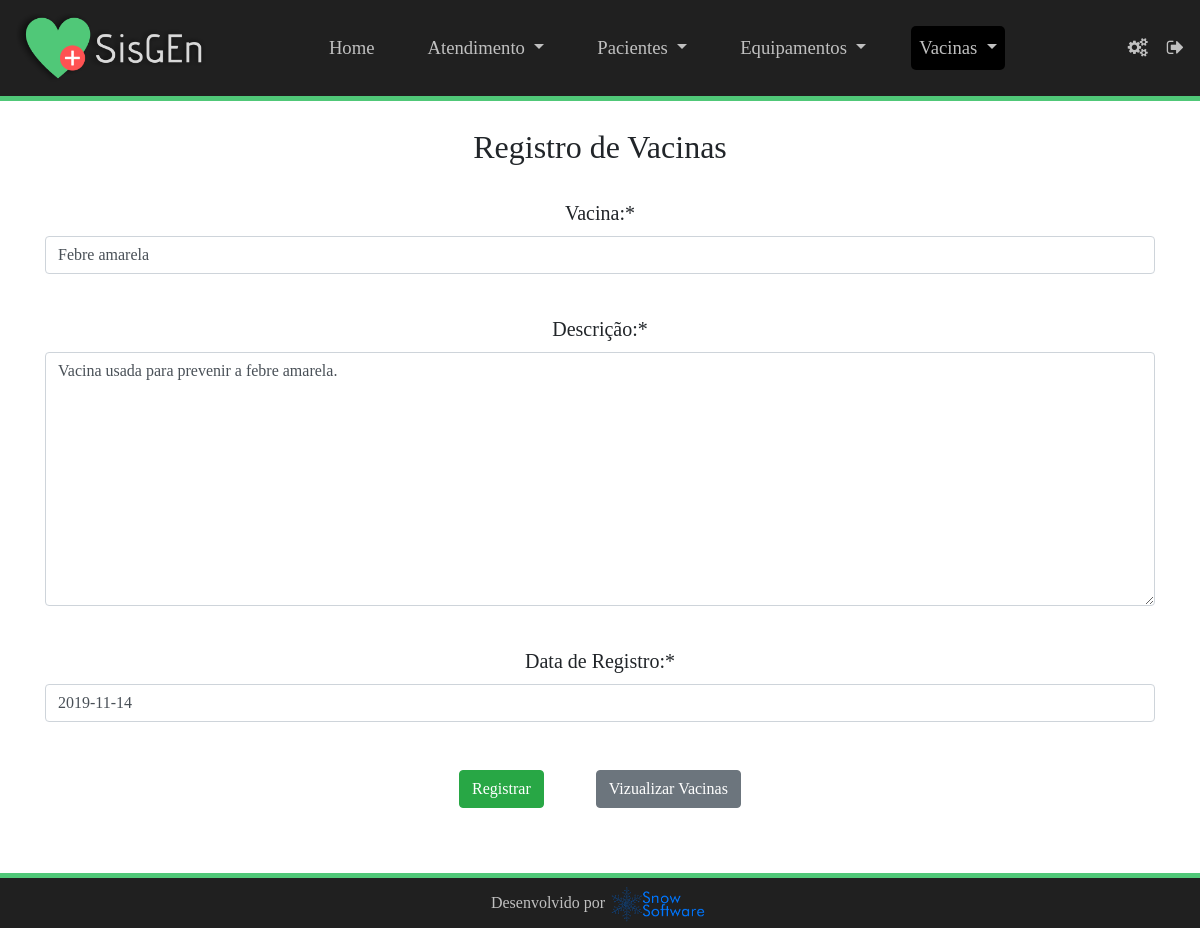
/editar-vacina/7 (signed in), run on the app's committed database.
### sisgen/models.py (models this page shows, shortened)
class Vacina(models.Model):
    tipoVacina = models.CharField(max_length=20, verbose_name='Vacina:')
    descricaoVacina = models.TextField(verbose_name='Descrição:')
    criacaoVacina = models.DateField(default=datetime.now, verbose_name='Data de Registro:')

### sisgen/views.py (the view)
# urls.py: path('editar-vacina/<int:pk>', views.VacinaUpdate.as_view(), name='vacina_edit'),
class VacinaUpdate(UpdateView):
    model = Vacina
    fields = ['tipoVacina', 'descricaoVacina', 'criacaoVacina']
    success_url = reverse_lazy('vacina_list')

### sisgen/templates/sisgen/vacina_form.html (shortened to what this page needs)
<!DOCTYPE html>
<html lang="pt-br">
{% load static %}
{% load crispy_forms_tags %}
	<head>
		<link rel="stylesheet" href="https://stackpath.bootstrapcdn.com/font-awesome/4.7.0/css/font-awesome.min.css">
		<link rel="stylesheet" href="https://stackpath.bootstrapcdn.com/bootstrap/4.3.1/css/bootstrap.min.css">
		<link rel="stylesheet" type="text/css" href="{% static 'sisgen/css/estilo.css' %}">
		<link rel="stylesheet" type="text/css" href="{% static 'sisgen/css/estilo_registros1.css' %}">
	</head>
	<body>
		{% if user.is_authenticated %}
			<nav class="navbar navbar-expand-lg sticky-top" id="divmenu">
			  <a class="navbar-brand" href="#" id="logo"><img src="{% static 'sisgen/img/logosisgen.png' %}"/></a>
			  <div class="collapse navbar-collapse" id="collapsibleNavbar">
			    <ul class="navbar-nav" id="menu" style="margin: auto!important">
			      <li class="nav-item px-3">
			        <a class="nav-link" href="{% url "index"%}">Home</a>
			      </li>
			      <li class="nav-item dropdown px-3">
			        <a class="nav-link dropdown-toggle" href="atendimento1.html" id="navbarDropdown" role="button" data-toggle="dropdown" aria-haspopup="true" aria-expanded="false">
			          Atendimento
			        </a>
			      </li>
			      <li class="nav-item dropdown px-3">
			        <a class="nav-link dropdown-toggle" href="paciente1.html" id="navbarDropdown" role="button" data-toggle="dropdown" aria-haspopup="true" aria-expanded="false">
			          Pacientes
			        </a>
			      </li>
			      <li class="nav-item dropdown px-3">
			        <a class="nav-link dropdown-toggle" href="equipamento1.html" id="navbarDropdown" role="button" data-toggle="dropdown" aria-haspopup="true" aria-expanded="false">
			          Equipamentos
			        </a>
			      </li>
			      <li class="nav-item dropdown px-3">
			        <a class="nav-link dropdown-toggle active" href="vacina1.html" id="navbarDropdown" role="button" data-toggle="dropdown" aria-haspopup="true" aria-expanded="false">
			          Vacinas
			        </a>
			      </li>
			    </ul>
			    <a href="{% url 'alterar-senha'%}" id="login" data-toggle="tooltip" data-placement="bottom" title="Alterar Senha"><span class="fa fa-cogs mx-1"></span></a>
			    <a href="{% url 'logout'%}" id="login" data-toggle="tooltip" data-placement="bottom" title="Logout"><span class="fa fa-sign-out mx-1w"></span></a>
			  </div>
			</nav>
			<div style="width: 100%; height: 5px; background-color: #50c878; position: fixed; z-index: 1;"></div>
			<div class="container text-center mt-2 mb-5"><br/>
			  <h2>Registro de Vacinas</h2><br/>
			  <form method="post" action="">
					<div class="form-group ">
						<div class="fieldWrapper form-group">
						{{ form.tipoVacina|as_crispy_field }}
						</div><br/>
						<div class="fieldWrapper">
						{{ form.descricaoVacina|as_crispy_field }}
						</div><br/>
						<div class="fieldWrapper">
						{{ form.criacaoVacina|as_crispy_field }}
						</div>
						<div id="bt" align="center" class="my-5">
							<input type="submit" class="btn btn-success mx-4" name="btnRegistrar" id="btnRegistrar" value="Registrar" />
							<a  href="{% url "vacina_list"%}" class="btn btn-secondary mx-4" name="btnVisualizar" id="btnVisualizar">Vizualizar Vacinas</a>
						</div>
					</div>
				</form><br/>
			</div>
			<div style="width: 100%; height: 5px; background-color: #50c878; position: fixed; bottom: 50px;"></div>
			<footer class="footer fixed-bottom p-2">
			  <div class="container-fluid text-center">
			    <p>Desenvolvido por </p> <img src="{% static 'sisgen/img/logo.png' %}"/>
			  </div>
			</footer>
		{% else %}
			<script type="text/javascript">
			  window.location.href='{% url "login"%}';
			</script>
		{% endif %}
	</body>
	</body>
</html>

### sisgen/static/sisgen/css/estilo.css (style rules this page uses)
body { font-family: 'Gotham'; }
body nav#divmenu { background-color: #202020; }
body nav#divmenu div a#login { font-size: 14pt; color: #c0c0c0; position: relative; margin-left: 15px; text-decoration: none; }
body nav#divmenu a#logo img { width: 190px; }
body nav#divmenu div ul li { margin-right: 5px; font-size: 14pt; }
body nav#divmenu div ul#menu li a { color: #c0c0c0; border-radius: 5px; }
body nav#divmenu div ul#menu li a.active { background-color: black; }
footer { color: #c0c0c0; background-color: #202020; position: relative; height: 50px; width: 100%; }
footer div { font-size: 12pt; }
footer div p { display: inline-block; }
footer div img { width: 100px; }

### sisgen/static/sisgen/css/estilo_registros1.css (style rules this page uses)
body div form div label { font-size: 20px; }

### data on the page
Vacina: tipoVacina "Febre amarela", descricaoVacina "Vacina usada para prevenir a febre amarela.", criacaoVacina "2019-11-14"
